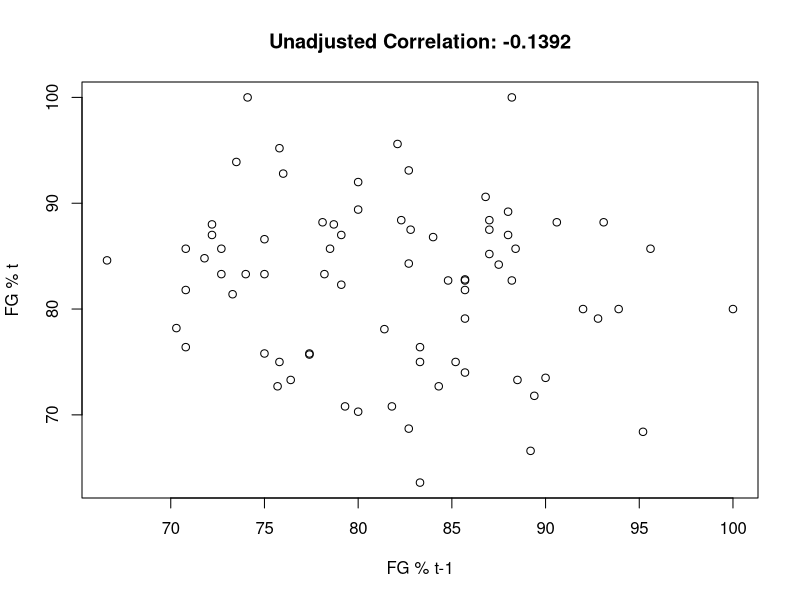

Write R code to recreate this figure.
d <- 
  read.csv("Data/FieldGoals2003to2006.csv")
#Compute dimensions:
obs <- 
  dim(d)[1]

col <- 
  dim(d)[2]


#Plot t-1 against t
cor(d$FGtM1,d$FGt)
#wow, it's negative, is that significant?
cor.test(d$FGtM1,d$FGt)
#no, not really

#let's visualize:
plot(d$FGtM1,d$FGt,
     main = 
       paste0("Unadjusted Correlation: ",round(cor(d$FGtM1,d$FGt),4)),
     xlab = "FG % t-1",
     ylab = "FG % t"
     )

# Let's test for significance
mean_FG <- mean(d$FGtM1)
sd_FG <- sd(d$FGAtM1)

t_test_FG <- 
  t.test(d$FGAtM1,mu=81)

# so it's not significantly different than 81,
# but is it significantly greater?

t.test(d$FGAtM1,mu=81,alternative = "greater")

# How many kickers are there?
n_kickers <- length(unique(d$Name))

#but being more sophisticated
players <- 
  as.factor(d$Name)
n_kickers <- 
  nlevels(players)

#obs per player:
table(players)

#Regression with Dummy Variables
fit.1 <- lm(FGt~FGtM1+Name+FGtM1:Name,data = d)

#Do ANOVA on that fit
anova.1 <- 
  anova(fit.1)


#Pull the desired Coefficient:
fit.2 <- lm(FGt~Name+FGtM1,data = d)
test <- fit.2$coef[["FGtM1"]]



